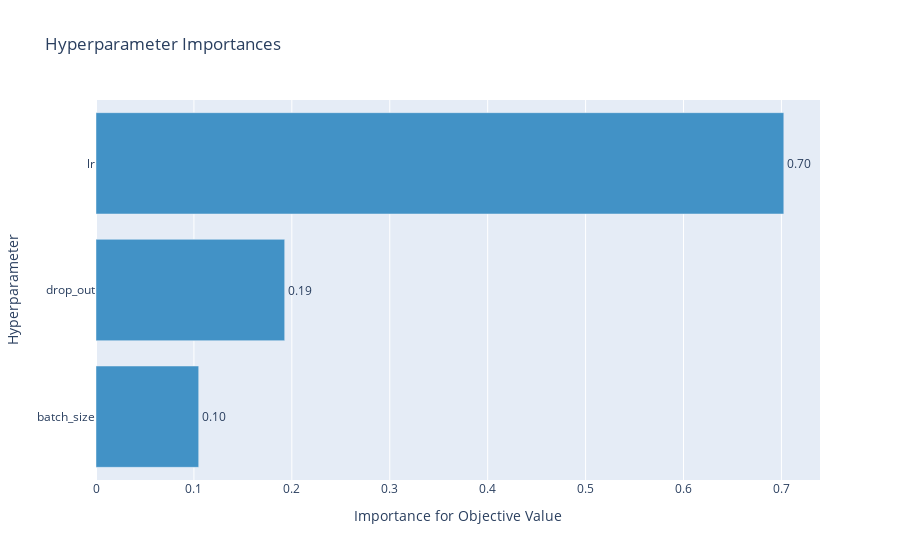

This figure's notebook cell:
### Code cell
optuna.visualization.plot_param_importances(study)

### Figure 1 — Plotly figure (JSON) as saved in the notebook; plotly's stock layout.template omitted (floating-point values rounded to 4 significant figures)
{"data": [{"cliponaxis": false, "hovertemplate": ["batch_size (CategoricalDistribution): 0.10487958827403696<extra></extra>", "drop_out (FloatDistribution): 0.19270381012869503<extra></extra>", "lr (FloatDistribution): 0.702416601597268<extra></extra>"], "marker": {"color": "rgb(66,146,198)"}, "orientation": "h", "text": ["0.10", "0.19", "0.70"], "textposition": "outside", "type": "bar", "x": [0.1049, 0.1927, 0.7024], "y": ["batch_size", "drop_out", "lr"]}], "layout": {"showlegend": false, "title": {"text": "Hyperparameter Importances"}, "xaxis": {"title": {"text": "Importance for Objective Value"}}, "yaxis": {"title": {"text": "Hyperparameter"}}}}
